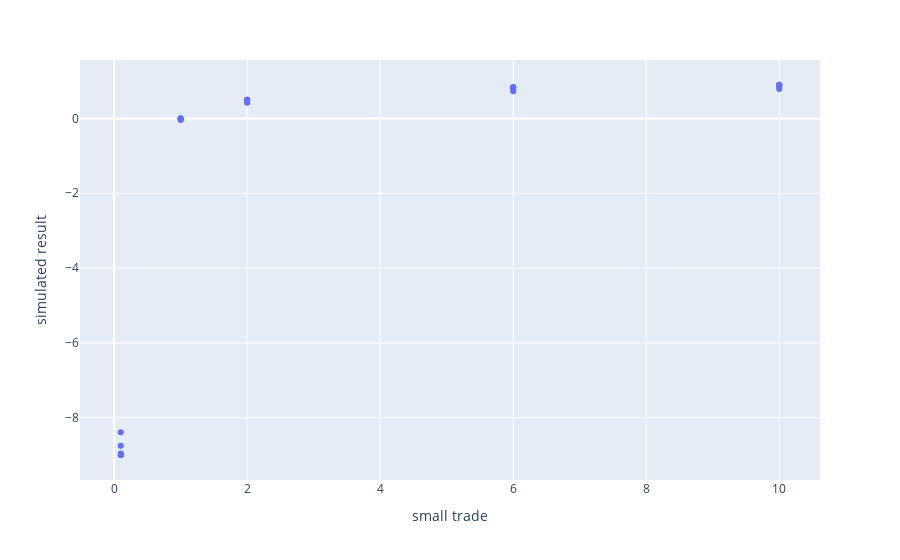

Write notebook code for a chart like this one.
### Code cell
fig = px.scatter(results, x="small trade", y="simulated result")
fig.show()

### Figure 1 — Plotly figure (JSON) as saved in the notebook; plotly's stock layout.template omitted (floating-point values rounded to 4 significant figures)
{"data": [{"hovertemplate": "small trade=%{x}<br>simulated result=%{y}<extra></extra>", "legendgroup": "", "marker": {"color": "#636efa", "symbol": "circle"}, "mode": "markers", "name": "", "orientation": "v", "showlegend": false, "type": "scatter", "x": [0.1, 0.1, 0.1, 0.1, 0.1, 0.1, 1, 1, 1, 1, 1, 1, 2, 2, 2, 2, 2, 2, 6, 6, 6, 6, 6, 6, 10, 10, 10, 10, 10, 10], "xaxis": "x", "y": [-9.0, -8.996, -8.978, -8.955, -8.745, -8.385, -7.774e-05, -0.0005758, -0.002754, -0.005401, -0.02424, -0.04433, 0.4999, 0.4991, 0.4958, 0.4917, 0.4602, 0.419, 0.833, 0.832, 0.828, 0.823, 0.7829, 0.7276, 0.8994, 0.8984, 0.8942, 0.889, 0.8473, 0.7892], "yaxis": "y"}], "layout": {"legend": {"tracegroupgap": 0}, "margin": {"t": 60}, "xaxis": {"anchor": "y", "domain": [0, 1], "title": {"text": "small trade"}}, "yaxis": {"anchor": "x", "domain": [0, 1], "title": {"text": "simulated result"}}}}
